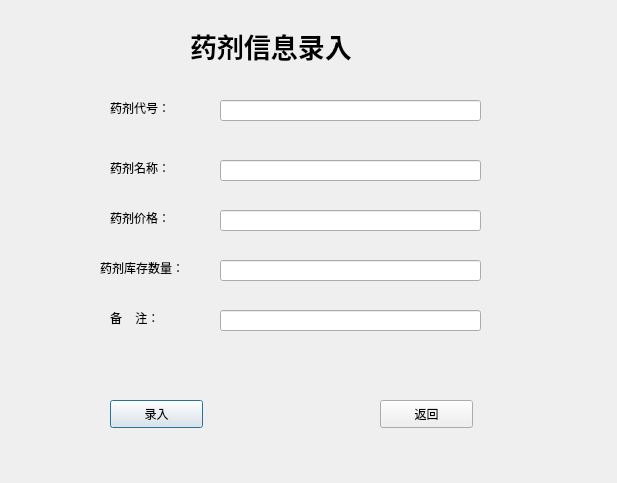
<?xml version="1.0" encoding="UTF-8"?>
<ui version="4.0">
 <class>AddPotion</class>
 <widget class="QDialog" name="AddPotion">
  <property name="geometry">
   <rect>
    <x>0</x>
    <y>0</y>
    <width>617</width>
    <height>483</height>
   </rect>
  </property>
  <property name="windowTitle">
   <string>药剂信息录入</string>
  </property>
  <widget class="QLabel" name="label">
   <property name="geometry">
    <rect>
     <x>190</x>
     <y>10</y>
     <width>241</width>
     <height>71</height>
    </rect>
   </property>
   <property name="font">
    <font>
     <pointsize>20</pointsize>
     <weight>75</weight>
     <bold>true</bold>
    </font>
   </property>
   <property name="text">
    <string>药剂信息录入</string>
   </property>
  </widget>
  <widget class="QLabel" name="label_2">
   <property name="geometry">
    <rect>
     <x>110</x>
     <y>100</y>
     <width>72</width>
     <height>15</height>
    </rect>
   </property>
   <property name="text">
    <string>药剂代号：</string>
   </property>
  </widget>
  <widget class="QLabel" name="label_3">
   <property name="geometry">
    <rect>
     <x>110</x>
     <y>160</y>
     <width>72</width>
     <height>15</height>
    </rect>
   </property>
   <property name="text">
    <string>药剂名称：</string>
   </property>
  </widget>
  <widget class="QLabel" name="label_4">
   <property name="geometry">
    <rect>
     <x>110</x>
     <y>210</y>
     <width>72</width>
     <height>15</height>
    </rect>
   </property>
   <property name="text">
    <string>药剂价格：</string>
   </property>
  </widget>
  <widget class="QLabel" name="label_5">
   <property name="geometry">
    <rect>
     <x>100</x>
     <y>260</y>
     <width>121</width>
     <height>16</height>
    </rect>
   </property>
   <property name="text">
    <string>药剂库存数量：</string>
   </property>
  </widget>
  <widget class="QLabel" name="label_6">
   <property name="geometry">
    <rect>
     <x>110</x>
     <y>310</y>
     <width>72</width>
     <height>15</height>
    </rect>
   </property>
   <property name="text">
    <string>备    注：</string>
   </property>
  </widget>
  <widget class="QLineEdit" name="a">
   <property name="geometry">
    <rect>
     <x>220</x>
     <y>100</y>
     <width>261</width>
     <height>21</height>
    </rect>
   </property>
  </widget>
  <widget class="QLineEdit" name="b">
   <property name="geometry">
    <rect>
     <x>220</x>
     <y>160</y>
     <width>261</width>
     <height>21</height>
    </rect>
   </property>
  </widget>
  <widget class="QLineEdit" name="c">
   <property name="geometry">
    <rect>
     <x>220</x>
     <y>210</y>
     <width>261</width>
     <height>21</height>
    </rect>
   </property>
  </widget>
  <widget class="QLineEdit" name="d">
   <property name="geometry">
    <rect>
     <x>220</x>
     <y>260</y>
     <width>261</width>
     <height>21</height>
    </rect>
   </property>
  </widget>
  <widget class="QLineEdit" name="e">
   <property name="geometry">
    <rect>
     <x>220</x>
     <y>310</y>
     <width>261</width>
     <height>21</height>
    </rect>
   </property>
  </widget>
  <widget class="QPushButton" name="pushButton">
   <property name="geometry">
    <rect>
     <x>110</x>
     <y>400</y>
     <width>93</width>
     <height>28</height>
    </rect>
   </property>
   <property name="text">
    <string>录入</string>
   </property>
  </widget>
  <widget class="QPushButton" name="pushButton_2">
   <property name="geometry">
    <rect>
     <x>380</x>
     <y>400</y>
     <width>93</width>
     <height>28</height>
    </rect>
   </property>
   <property name="text">
    <string>返回</string>
   </property>
  </widget>
 </widget>
 <resources/>
 <connections/>
</ui>
